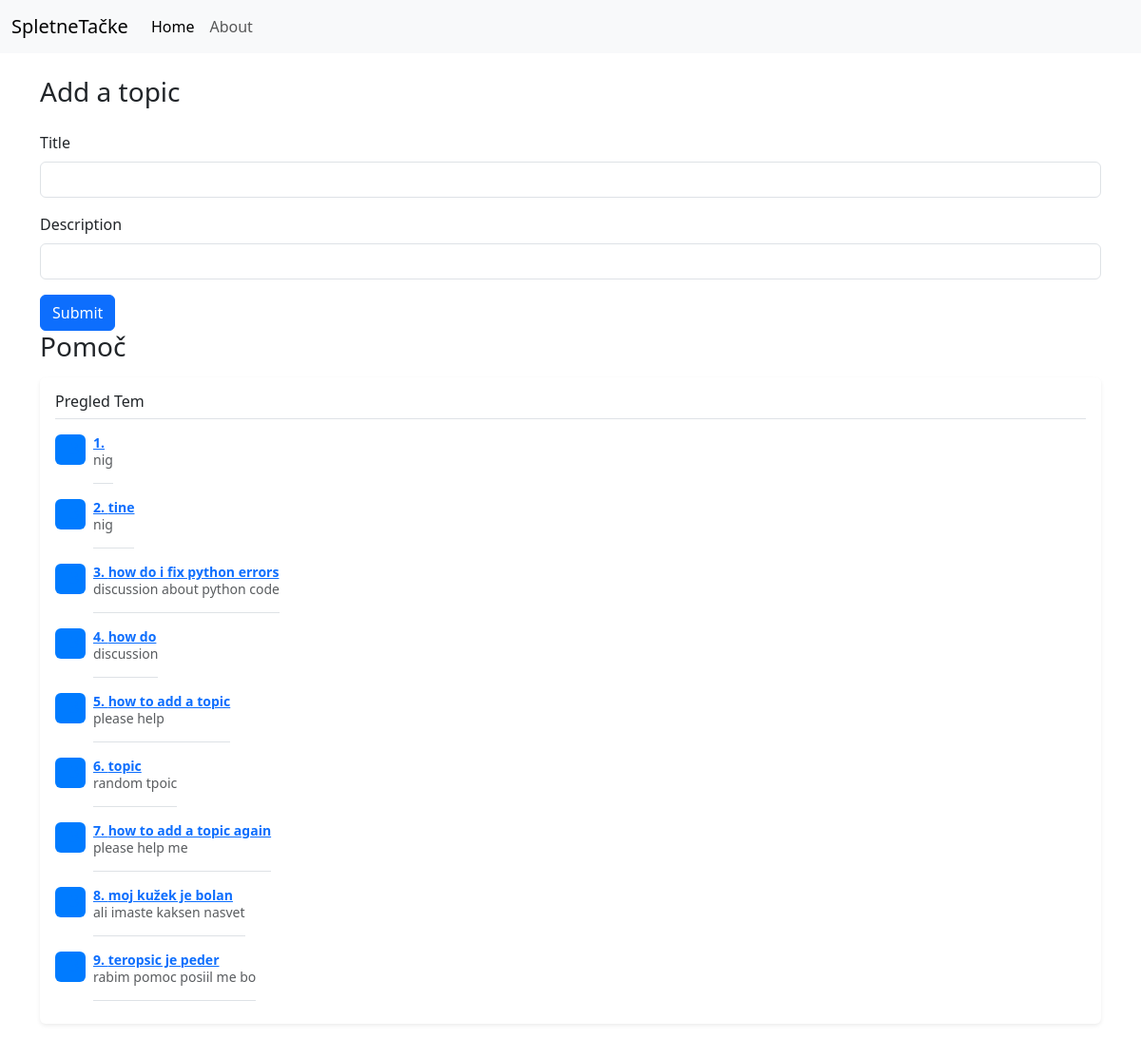
Before: / with the older database file.
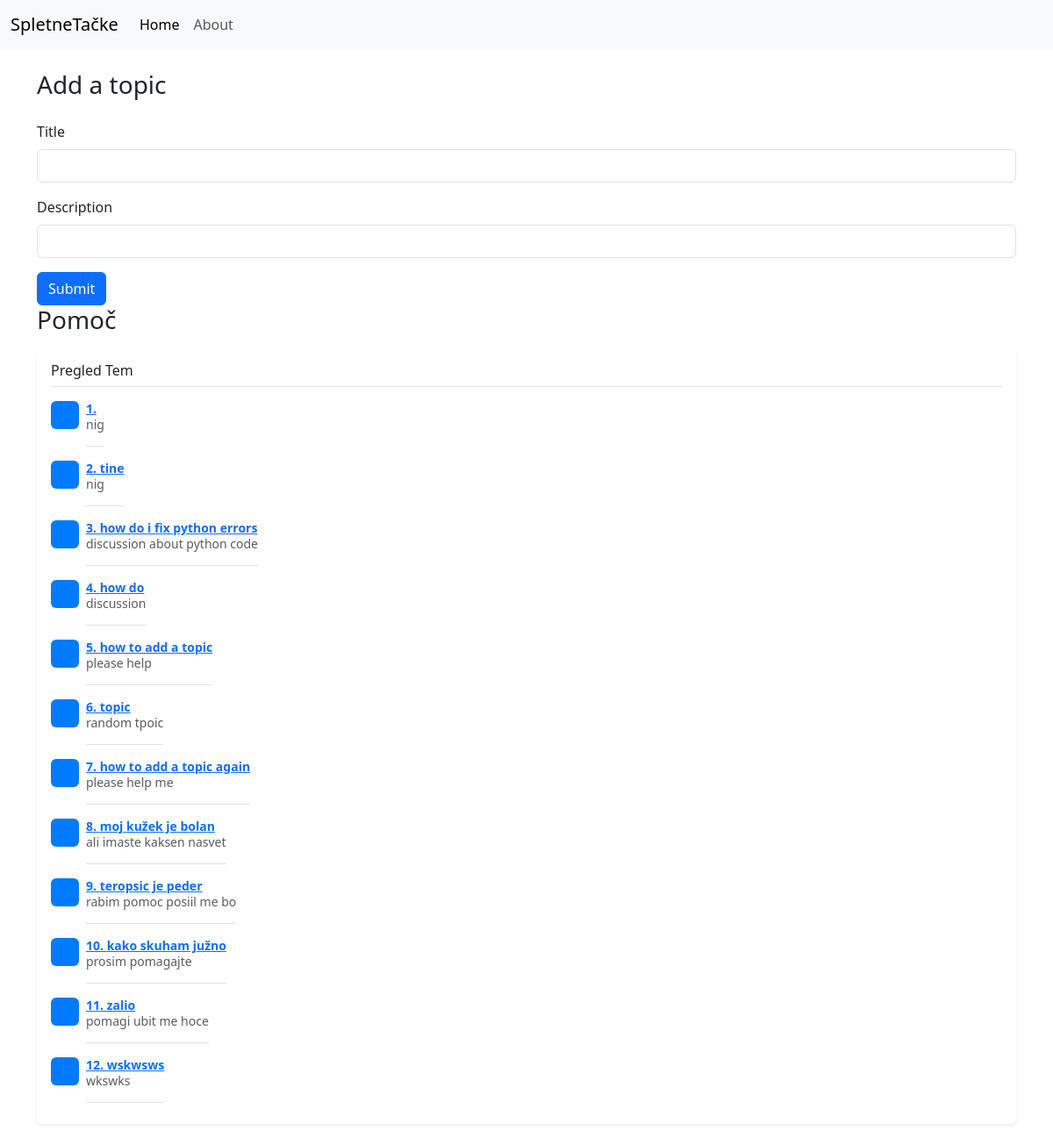
After: the same page with the newer database file.
### Forums/main.py (models this page shows)
class Topic(db.Model):
    id: Mapped[int] = mapped_column(primary_key=True)
    title: Mapped[str] = mapped_column(unique=True)
    description: Mapped[str]

### Forums/main.py (the view, shortened to what this page needs)
@app.route("/",methods=["GET", "POST"])
def home():
    topics = db.session.execute(db.select(Topic)).scalars()
    return render_template("index.html", topics=topics)

### Forums/templates/index.html (shortened to what this page needs)
<!doctype html>
<html lang="en">
  <head>
    <link href="https://cdn.jsdelivr.net/npm/bootstrap@5.3.3/dist/css/bootstrap.min.css" rel="stylesheet">
  </head>
  <body>
    <nav class="navbar navbar-expand-lg bg-body-tertiary">
      <div class="container-fluid">
        <a class="navbar-brand" href="/">SpletneTačke</a>
        <div class="collapse navbar-collapse" id="navbarNavDropdown">
          <ul class="navbar-nav">
            <li class="nav-item">
              <a class="nav-link active" aria-current="page" href="/">Home</a>
            </li>
            <li class="nav-item">
              <a class="nav-link" href="#">About</a>
            </li>
          </ul>
        </div>
      </div>
    </nav>
      <div class="container">
        <h1 class="fs-3 text my-4">Add a topic</h1>
        <form accept="/" method="post">
            <div class="mb-3">
                <label for="title" class="form-label">Title</label>
                <input type="text" name="title" class="form-control" id="title" aria-describedby="emailHelp" required>
              </div>
              <div class="mb-3">
                <label for="description" class="form-label">Description</label>
                <input type="text" name="description" class="form-control" id="exampleInputPassword1" required>
              </div>
              <button type="submit" class="btn btn-primary">Submit</button>
        </form>
        <h1 class="fs-3 text">Pomoč</h1>
        <div class="my-3 p-3 bg-body rounded shadow-sm">
          <h6 class="border-bottom pb-2 mb-0">Pregled Tem<h6>
          {% for item in topics %}
          <div class="d-flex text-muted pt-3">
            <svg class="bd-placeholder-img flex-shrink-0 me-2 rounded" width="32" height="32" xmlns="http://www.w3.org/2000/svg" role="img" aria-label="Placeholder: 32x32" preserveAspectRatio="xMidYMid slice" focusable="false"><title>Placeholder</title><rect width="100%" height="100%" fill="#007bff"></rect><text x="50%" y="50%" fill="#007bff" dy=".3em">32x32</text></svg>
            <p class="pb-3 mb-0 small lh-sm border-bottom">
              <strong class="d-block text-gray-dark"><a href="/topic/{{item.id}}">{{item.id}}. {{item.title}}</a></strong>
              {{item.description}}
            </p>
          </div>
        {% endfor %}
      </div>
      </div>
  </body>
</html>

Changed rows visible on the page:
added Topic: id "10", title "kako skuham južno", description "prosim pomagajte"
added Topic: id "11", title "zalio", description "pomagi ubit me hoce"
added Topic: id "12", title "wskwsws", description "wkswks"
